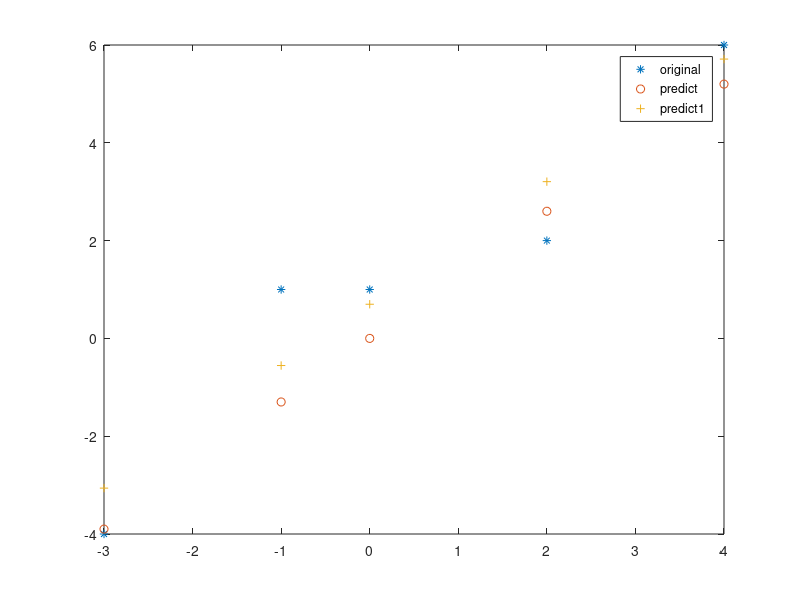

The MATLAB script that drew this image:
%%
% a) y = w*x
input_x = [-3,-1,0,2,4];
output_y = [-4,1,1,2,6];
n = size(input_x,2);
para = sum(input_x.*output_y)/sum(input_x.^2);
y_predict = para*input_x;
ssr = (1/n)*sum((output_y - y_predict).^2);

%%
% b) y = w_0 + w_1*x 
w_0 = (sum(output_y)*sum(input_x.^2) - sum(input_x)*sum(input_x.*output_y))...
    /(n*sum(input_x.^2) - (sum(input_x))^2);
w_1 = (n*(sum(input_x.*output_y)) - sum(input_x)*sum(output_y))...
    /(n*sum(input_x.^2) - (sum(input_x))^2);
y_predict1 = w_0 + w_1*input_x;
ssr1 = (1/n)*sum((y_predict1 - output_y).^2);
plot(input_x, output_y, '*',input_x,y_predict,'o', input_x, y_predict1,'+');
legend('original', 'predict', 'predict1');

%%
% gradient descent 
%big_X = [ones(n,1) input_x']
%opt = inv(big_X'*big_X)*big_X'*output_y';
w = 0;
for j = 1:2
    alpha = 0.1;
    f_x = w.*input_x;
    w = w- alpha*(1/n)*sum((f_x - output_y)'.*input_x);
    fprintf('%d is now after %i itereation \n', w, j);
end


